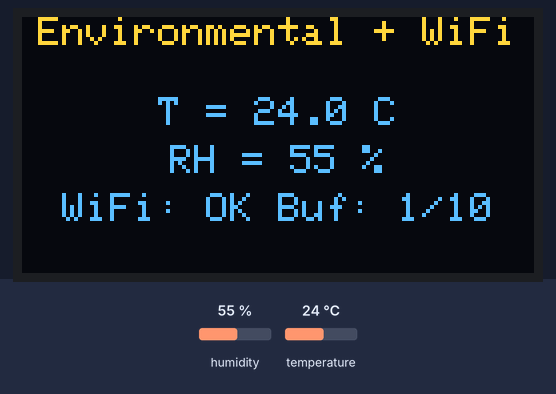
The program below on a simulated ESP32. Shown: 128×64 one-colour display. The test bench sets the inputs (shaded band); at power-on: humidity 55 %, temperature 24 °C. The OLED is the two-colour kind (top 16 rows yellow); WiFi joins after 1.5 s; servers stay silent unless stated; uploads are accepted with an empty reply.

Above: at 8.8 s.
8.9 s: humidity set to 22 %
At 10.6 s:
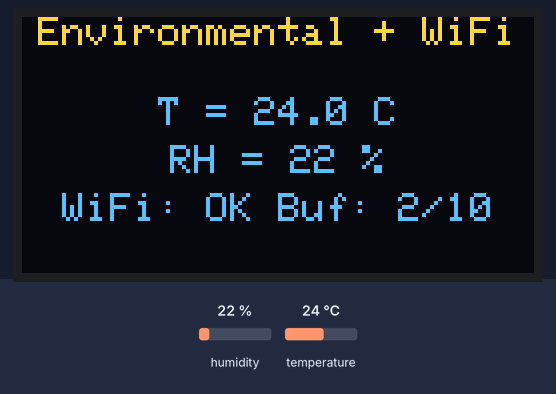
14.7 s: temperature set to 12 °C
At 16.9 s:
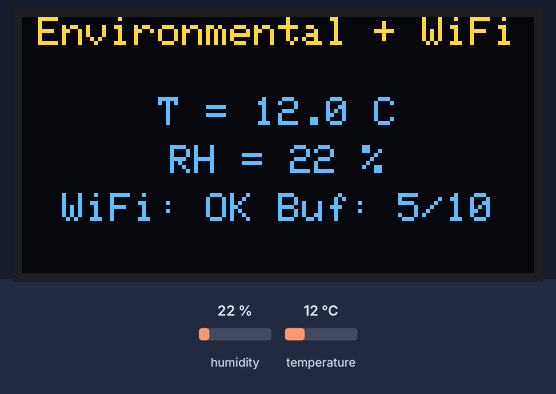
19.6 s: humidity set to 40 %
At 20.2 s:
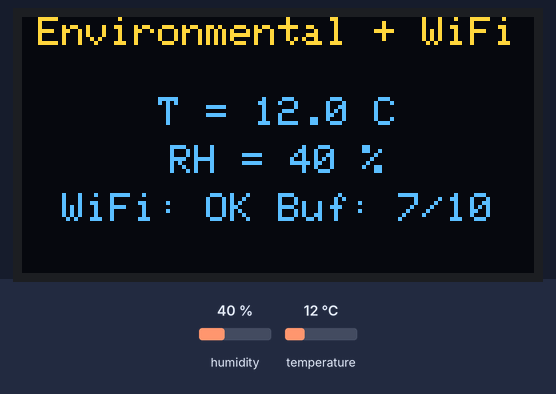
23.3 s: temperature set to 19 °C
At 24.8 s:
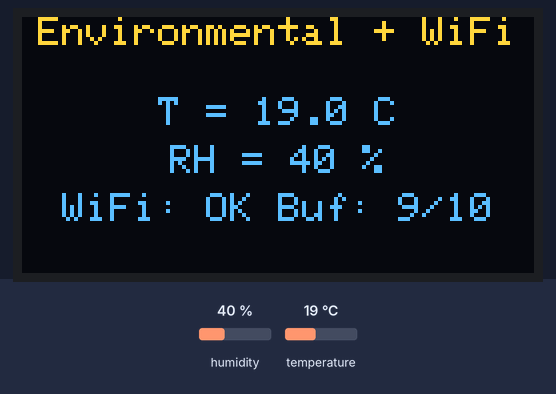
Timing chart, 0 to 26.3 s (numbered marks = the images above; inputs shaded):
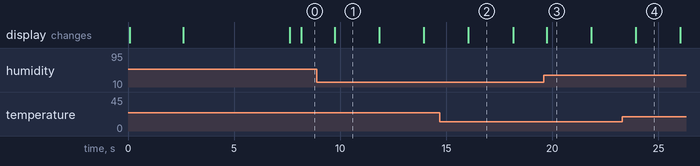

Measured:
- what the display in image 3 shows lasts 2.1 s, from 19.7 s to 21.8 s

The program:

main.cpp
```cpp
/*
 * esp32_temp_hum.cpp  —  Display DHT11 readings on a 0.96" I²C SSD1306 + WiFi JSON sender
 *
 * Build: PlatformIO, env = esp32dev, framework = arduino, C++17
 *
 * ┌── Electrical map ───────────────────────────────────────────────┐
 * │ OLED SDA → GPIO21   OLED SCL → GPIO22   OLED VCC → 3V3  GND ↔   │
 * │ DHT11 DATA → GPIO5                  DHT VCC → 3V3   GND ↔       │
 * └──────────────────────────────────────────────────────────────────┘
 */

#include <Arduino.h>
#include <Wire.h>
#include <esp_log.h>
#include <Adafruit_GFX.h>
#include <Adafruit_SSD1306.h>

// Local modules
#include "config/config.h"
#include "types/types.h"
#include "display/display.h"
#include "sensor/sensor.h"
#include "network/network.h"
#include "tasks/tasks.h"

// ───────────────────────────── Module instances ─────────────────────────────
static const char *TAG = "APP";

static TwoWire I2CBus = TwoWire(0);  // dedicated bus instance
static Adafruit_SSD1306 oled(cfg::OLED_W, cfg::OLED_H, &I2CBus, -1);

static Display display(oled);
static SensorManager sensor_manager;
static NetworkManager network_manager;
static TaskManager task_manager(sensor_manager, network_manager, display);

// ───────────────────────────── Helper functions ──────────────────────────────
[[noreturn]] static void fatal(const char *msg)
{
    ESP_LOGE(TAG, "%s", msg);
    while (true) { vTaskDelay(portMAX_DELAY); }
}

// ───────────────────────────── Arduino lifecycle ─────────────────────────────
void setup()
{
    // Serial & logging
    Serial.begin(115200);
    esp_log_level_set("*", ESP_LOG_INFO);

    ESP_LOGI(TAG, "=== ESP32 Environmental Monitor Starting ===");

    // I²C
    I2CBus.begin(cfg::I2C_SDA, cfg::I2C_SCL, 400000);

    // Display initialization
    if (!display.init()) {
        fatal("Display initialization failed");
    }

    // Show WiFi connection status on display
    display.showWiFiStatus("Connecting...");

    // Network initialization
    if (!network_manager.init()) {
        fatal("Network manager initialization failed");
    }

    // WiFi connection with display feedback
    bool wifi_connected = network_manager.connectWiFi();
    if (wifi_connected) {
        display.showWiFiStatus("Connected: " + network_manager.getLocalIP());
        delay(2000); // Show IP for 2 seconds
    } else {
        display.showWiFiStatus("Failed");
        delay(2000);
    }

    // Sensor initialization
    if (!sensor_manager.init()) {
        fatal("Sensor manager initialization failed");
    }

    // Task manager initialization
    if (!task_manager.init()) {
        fatal("Task manager initialization failed");
    }

    ESP_LOGI(TAG, "Creating tasks...");

    // Create tasks
    xTaskCreatePinnedToCore(TaskManager::sensorTaskWrapper, "SensorTask", 8192, &task_manager, 1, nullptr, 1);
    xTaskCreatePinnedToCore(TaskManager::uiTaskWrapper, "UiTask", 4096, &task_manager, 1, nullptr, 1);
    xTaskCreatePinnedToCore(NetworkManager::networkTaskWrapper, "NetTask", 8192, &network_manager, 1, nullptr, 1);

    ESP_LOGI(TAG, "=== Initialization Complete ===");
}

void loop() {
    vTaskDelete(nullptr);
}
```

display.cpp
```cpp
#include "display.h"
#include <esp_log.h>

static const char* TAG = "DISPLAY";

Display::Display(Adafruit_SSD1306& oled_ref) : oled(oled_ref) {}

bool Display::init() {
    if (!oled.begin(SSD1306_SWITCHCAPVCC, cfg::OLED_ADDR)) {
        ESP_LOGE(TAG, "SSD1306 init failed");
        return false;
    }

    oled.clearDisplay();
    oled.setTextColor(SSD1306_WHITE);
    oled.setTextSize(1);
    centrePrint(0, F("Environmental + WiFi"));
    oled.display();

    ESP_LOGI(TAG, "Display initialized successfully");
    return true;
}

void Display::centrePrint(int16_t y, const String& txt) {
    int16_t x1, y1;
    uint16_t w, h;
    oled.getTextBounds(txt.c_str(), 0, 0, &x1, &y1, &w, &h);
    int16_t x = (cfg::OLED_W - w) / 2;
    oled.setCursor(x, y);
    oled.print(txt);
}

void Display::showWiFiStatus(const String& status) {
    oled.fillRect(0, 16, cfg::OLED_W, 32, SSD1306_BLACK);
    centrePrint(24, "WiFi: " + status);
    oled.display();
}

void Display::showSensorData(const Reading& reading, size_t buffer_count, bool wifi_connected) {
    oled.fillRect(0, 16, cfg::OLED_W, 48, SSD1306_BLACK);

    if (isnan(reading.t) || isnan(reading.h)) {
        centrePrint(32, F("Sensor error"));
    } else {
        centrePrint(20, "T = " + String(reading.t, 1) + " C");
        centrePrint(32, "RH = " + String(reading.h, 0) + " %");

        // Show WiFi status and buffer count
        String status = "WiFi: " + String(wifi_connected ? "OK" : "X") +
                       " Buf: " + String(buffer_count) + "/" + String(cfg::READINGS_PER_BATCH);
        centrePrint(44, status);
    }
    oled.display();
}

void Display::showError(const String& error) {
    oled.fillRect(0, 16, cfg::OLED_W, 48, SSD1306_BLACK);
    centrePrint(32, error);
    oled.display();
}

void Display::clear() {
    oled.clearDisplay();
}

void Display::display() {
    oled.display();
}
```

display.h
```cpp
#pragma once

#include <Arduino.h>
#include <Adafruit_SSD1306.h>
#include "config/config.h"
#include "types/types.h"

class Display {
private:
    Adafruit_SSD1306& oled;

public:
    explicit Display(Adafruit_SSD1306& oled_ref);

    bool init();
    void centrePrint(int16_t y, const String& txt);
    void showWiFiStatus(const String& status);
    void showSensorData(const Reading& reading, size_t buffer_count, bool wifi_connected);
    void showError(const String& error);
    void clear();
    void display();
};
```

network.cpp
```cpp
#include "network.h"
#include "config/config.h"
#include <esp_log.h>

static const char* TAG = "NETWORK";

NetworkManager::NetworkManager() : batch_queue(nullptr) {}

NetworkManager::~NetworkManager() {
    if (batch_queue) {
        vQueueDelete(batch_queue);
    }
}

bool NetworkManager::init() {
    batch_queue = xQueueCreate(cfg::NETWORK_QUEUE_SIZE, sizeof(ReadingBatch*));
    if (!batch_queue) {
        ESP_LOGE(TAG, "Failed to create network queue");
        return false;
    }

    ESP_LOGI(TAG, "Network manager initialized");
    return true;
}

bool NetworkManager::connectWiFi() {
    // Disconnect any existing connection
    WiFi.disconnect(true);
    delay(1000);

    ESP_LOGI(TAG, "Starting WiFi connection...");
    ESP_LOGI(TAG, "SSID: %s", cfg::WIFI_SSID);
    ESP_LOGI(TAG, "Password length: %d", strlen(cfg::WIFI_PASS));

    WiFi.mode(WIFI_STA);
    WiFi.begin(cfg::WIFI_SSID, cfg::WIFI_PASS);
    ESP_LOGI(TAG, "Connecting to WiFi...");

    int attempts = 0;
    const int max_attempts = 40; // Increased to 20 seconds

    while (WiFi.status() != WL_CONNECTED && attempts < max_attempts) {
        delay(500);
        attempts++;

        // Show connection status every 5 attempts
        if (attempts % 5 == 0) {
            ESP_LOGI(TAG, "WiFi connection attempt %d/%d, Status: %d",
                     attempts, max_attempts, WiFi.status());
        }

        // Try to reconnect every 10 attempts
        if (attempts % 10 == 0 && attempts < max_attempts) {
            ESP_LOGI(TAG, "Retrying WiFi connection...");
            WiFi.disconnect();
            delay(1000);
            WiFi.begin(cfg::WIFI_SSID, cfg::WIFI_PASS);
        }
    }

    if (WiFi.status() == WL_CONNECTED) {
        ESP_LOGI(TAG, "WiFi connected successfully!");
        ESP_LOGI(TAG, "IP address: %s", WiFi.localIP().toString().c_str());
        ESP_LOGI(TAG, "Gateway: %s", WiFi.gatewayIP().toString().c_str());
        ESP_LOGI(TAG, "Subnet: %s", WiFi.subnetMask().toString().c_str());
        ESP_LOGI(TAG, "DNS: %s", WiFi.dnsIP().toString().c_str());
        ESP_LOGI(TAG, "RSSI: %d dBm", WiFi.RSSI());
        return true;
    } else {
        ESP_LOGE(TAG, "WiFi connection failed after %d attempts", attempts);
        ESP_LOGE(TAG, "Final WiFi status: %d", WiFi.status());

        // Print status explanation
        switch(WiFi.status()) {
            case WL_NO_SSID_AVAIL:
                ESP_LOGE(TAG, "SSID not found - check network name");
                break;
            case WL_CONNECT_FAILED:
                ESP_LOGE(TAG, "Connection failed - check password");
                break;
            case WL_CONNECTION_LOST:
                ESP_LOGE(TAG, "Connection lost");
                break;
            case WL_DISCONNECTED:
                ESP_LOGE(TAG, "Disconnected");
                break;
            default:
                ESP_LOGE(TAG, "Unknown WiFi error");
                break;
        }
        return false;
    }
}

bool NetworkManager::isConnected() const {
    return WiFi.status() == WL_CONNECTED;
}

String NetworkManager::getLocalIP() const {
    return WiFi.localIP().toString();
}

bool NetworkManager::queueBatch(const ReadingBatch& batch) {
    if (!batch_queue) return false;

    // Allocate memory for the batch copy
    ReadingBatch* batch_copy = new ReadingBatch(batch);

    if (xQueueSend(batch_queue, &batch_copy, 0) == pdTRUE) {
        ESP_LOGI(TAG, "Batch queued for sending (%d readings)", batch.size());
        return true;
    } else {
        delete batch_copy;
        ESP_LOGW(TAG, "Network queue full, dropping batch");
        return false;
    }
}

bool NetworkManager::sendDataBatch(const ReadingBatch& readings) {
    if (!isConnected()) {
        ESP_LOGW(TAG, "WiFi not connected, cannot send data");
        return false;
    }

    HTTPClient http;
    if (!http.begin(cfg::SERVER_URL)) {
        ESP_LOGE(TAG, "Failed to begin HTTP connection");
        return false;
    }

    http.addHeader("Content-Type", "application/json");

    // Create JSON payload
    JsonDocument doc;
    doc["device_id"] = "ESP32_DHT11";
    doc["batch_time"] = millis();
    doc["readings"].to<JsonArray>();

    for (const auto& reading : readings) {
        JsonObject obj = doc["readings"].add<JsonObject>();
        obj["temperature"] = reading.t;
        obj["humidity"] = reading.h;
        obj["timestamp"] = reading.timestamp;
    }

    String jsonString;
    serializeJson(doc, jsonString);

    ESP_LOGI(TAG, "Sending batch of %d readings", readings.size());
    ESP_LOGD(TAG, "JSON payload: %s", jsonString.c_str());

    int httpResponseCode = http.POST(jsonString);

    bool success = (httpResponseCode >= 200 && httpResponseCode < 300);

    if (success) {
        String response = http.getString();
        ESP_LOGI(TAG, "HTTP Response: %d - %s", httpResponseCode, response.c_str());
    } else {
        ESP_LOGE(TAG, "HTTP POST failed: %d", httpResponseCode);
    }

    http.end();
    return success;
}

void NetworkManager::networkTask() {
    ReadingBatch* batch;

    for (;;) {
        if (xQueueReceive(batch_queue, &batch, portMAX_DELAY) == pdTRUE) {
            ESP_LOGI(TAG, "Processing batch from queue");

            bool success = sendDataBatch(*batch);
            if (success) {
                ESP_LOGI(TAG, "Batch sent successfully");
            } else {
                ESP_LOGW(TAG, "Failed to send batch");
                // Could implement retry logic here
            }

            delete batch; // Clean up allocated memory
        }
    }
}

void NetworkManager::networkTaskWrapper(void* param) {
    NetworkManager* manager = static_cast<NetworkManager*>(param);
    manager->networkTask();
}
```

network.h
```cpp
#pragma once

#include <Arduino.h>
#include <WiFi.h>
#include <HTTPClient.h>
#include <ArduinoJson.h>
#include <freertos/FreeRTOS.h>
#include <freertos/queue.h>
#include "types/types.h"

class NetworkManager {
private:
    QueueHandle_t batch_queue;

public:
    NetworkManager();
    ~NetworkManager();

    bool init();
    bool connectWiFi();
    bool isConnected() const;
    String getLocalIP() const;

    bool queueBatch(const ReadingBatch& batch);
    bool sendDataBatch(const ReadingBatch& readings);

    void networkTask();

    static void networkTaskWrapper(void* param);
};
```

sensor.cpp
```cpp
#include "sensor.h"
#include "config/config.h"
#include <esp_log.h>

static const char* TAG = "SENSOR";

SensorManager::SensorManager() : dht(cfg::PIN_DHT, DHT11), reading_mutex(nullptr) {}

SensorManager::~SensorManager() {
    if (reading_mutex) {
        vSemaphoreDelete(reading_mutex);
    }
}

bool SensorManager::init() {
    // GPIO setup
    pinMode(cfg::PIN_DHT, INPUT_PULLUP);
    delay(1000);

    // Initialize DHT sensor
    ESP_LOGI(TAG, "Initializing DHT sensor...");
    dht.begin();
    delay(2000);

    // Create mutex
    reading_mutex = xSemaphoreCreateMutex();
    if (!reading_mutex) {
        ESP_LOGE(TAG, "Failed to create reading mutex");
        return false;
    }

    ESP_LOGI(TAG, "Sensor manager initialized");
    return true;
}

Reading SensorManager::getCurrentReading() {
    Reading reading;

    if (reading_mutex) {
        xSemaphoreTake(reading_mutex, portMAX_DELAY);
        reading = current_reading;
        xSemaphoreGive(reading_mutex);
    }

    return reading;
}

bool SensorManager::readSensor(Reading& reading) {
    sensors_event_t evT, evH;

    ESP_LOGD(TAG, "Attempting to read DHT sensor...");

    dht.temperature().getEvent(&evT);
    dht.humidity().getEvent(&evH);

    bool temp_valid = !isnan(evT.temperature);
    bool hum_valid = !isnan(evH.relative_humidity);

    if (temp_valid && hum_valid) {
        reading.t = evT.temperature;
        reading.h = evH.relative_humidity;
        reading.timestamp = millis();

        // Update current reading
        if (reading_mutex) {
            xSemaphoreTake(reading_mutex, portMAX_DELAY);
            current_reading = reading;
            xSemaphoreGive(reading_mutex);
        }

        ESP_LOGI(TAG, "Sensor reading: %.1f °C, %.0f %%RH", reading.t, reading.h);
        return true;
    } else {
        ESP_LOGW(TAG, "Invalid sensor reading - temp_valid: %d, hum_valid: %d", temp_valid, hum_valid);
        return false;
    }
}
```

sensor.h
```cpp
#pragma once

#include <Arduino.h>
#include <DHT_U.h>
#include <freertos/FreeRTOS.h>
#include <freertos/semphr.h>
#include "types/types.h"

class SensorManager {
private:
    DHT_Unified dht;
    Reading current_reading;
    SemaphoreHandle_t reading_mutex;

public:
    SensorManager();
    ~SensorManager();

    bool init();
    Reading getCurrentReading();
    bool readSensor(Reading& reading);
};
```

tasks.cpp
```cpp
#include "tasks.h"
#include "config/config.h"
#include <esp_log.h>

static const char* TAG = "TASKS";

TaskManager::TaskManager(SensorManager& sensor, NetworkManager& network, Display& disp)
    : sensor_manager(sensor), network_manager(network), display(disp), buffer_mutex(nullptr) {}

TaskManager::~TaskManager() {
    if (buffer_mutex) {
        vSemaphoreDelete(buffer_mutex);
    }
}

bool TaskManager::init() {
    buffer_mutex = xSemaphoreCreateMutex();
    if (!buffer_mutex) {
        ESP_LOGE(TAG, "Failed to create buffer mutex");
        return false;
    }

    ESP_LOGI(TAG, "Task manager initialized");
    return true;
}

void TaskManager::sensorTask() {
    Reading reading;

    for (;;) {
        if (sensor_manager.readSensor(reading)) {
            // Add to buffer for batch sending
            xSemaphoreTake(buffer_mutex, portMAX_DELAY);
            readings_buffer.push_back(reading);

            // Check if we have enough readings to send
            if (readings_buffer.size() >= cfg::READINGS_PER_BATCH) {
                ReadingBatch batch = readings_buffer;   // copy

                // Try to send without clearing first (as per your request)
                bool ok = network_manager.queueBatch(batch);
                if (ok) {
                    readings_buffer.clear();
                    ESP_LOGI(TAG, "Batch queued successfully, buffer cleared");
                } else {
                    ESP_LOGW(TAG, "Failed to queue batch, keeping data in buffer");
                }
            }
            xSemaphoreGive(buffer_mutex);

            ESP_LOGI(TAG, "Sampled: %.1f °C  %.0f %%RH (Buffer: %d/%d)",
                     reading.t, reading.h, readings_buffer.size(), cfg::READINGS_PER_BATCH);
        }

        vTaskDelay(cfg::SENSOR_PERIOD);
    }
}

void TaskManager::uiTask() {
    for (;;) {
        Reading r = sensor_manager.getCurrentReading();
        size_t buffer_count;

        xSemaphoreTake(buffer_mutex, portMAX_DELAY);
        buffer_count = readings_buffer.size();
        xSemaphoreGive(buffer_mutex);

        display.showSensorData(r, buffer_count, network_manager.isConnected());

        vTaskDelay(cfg::UI_PERIOD);
    }
}

void TaskManager::sensorTaskWrapper(void* param) {
    TaskManager* manager = static_cast<TaskManager*>(param);
    manager->sensorTask();
}

void TaskManager::uiTaskWrapper(void* param) {
    TaskManager* manager = static_cast<TaskManager*>(param);
    manager->uiTask();
}
```

tasks.h
```cpp
#pragma once

#include <Arduino.h>
#include <freertos/FreeRTOS.h>
#include <freertos/task.h>
#include <freertos/semphr.h>
#include "sensor/sensor.h"
#include "network/network.h"
#include "display/display.h"

class TaskManager {
private:
    SensorManager& sensor_manager;
    NetworkManager& network_manager;
    Display& display;

    std::vector<Reading> readings_buffer;
    SemaphoreHandle_t buffer_mutex;

public:
    TaskManager(SensorManager& sensor, NetworkManager& network, Display& disp);
    ~TaskManager();

    bool init();
    void sensorTask();
    void uiTask();

    static void sensorTaskWrapper(void* param);
    static void uiTaskWrapper(void* param);
};
```

types.h
```cpp
#pragma once

#include <Arduino.h>
#include <vector>

struct Reading {
    float t = NAN;
    float h = NAN;
    unsigned long timestamp = 0;
};

using ReadingBatch = std::vector<Reading>;
```

config.cpp
```cpp
#include "config.h"

namespace cfg {
    // WiFi credentials - CHANGE THESE!
    const char* WIFI_SSID = "";
    const char* WIFI_PASS = "";

    // Server endpoint - CHANGE THIS to your computer's IP!
    const char* SERVER_URL = "http://here!:8080/sensor-data";
}
```

Source omitted: config.h (893 bytes)
